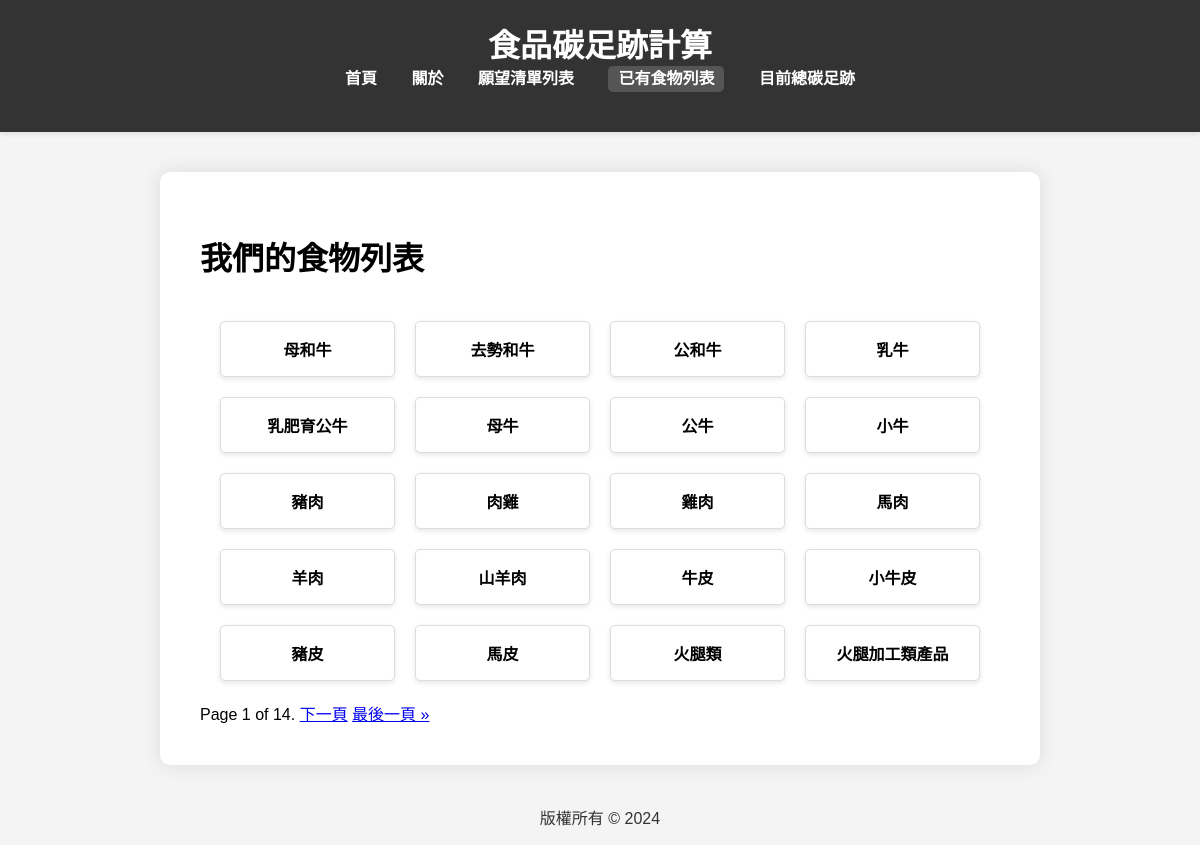
The app's page /migrate/food_list/ with its own data.
### migrate/models.py (models this page shows, shortened)
class Food(models.Model):
    UNIT_CHOICES = (
        ('kg', 'Kilogram'),  # 千克
        ('L', 'Liter'),      # 升
        ('枚', 'Pieces'),    # 枚，用于不规则计数的物品，如鸡蛋等
    )
    name = models.CharField(max_length=100)
    quantity = models.FloatField(validators=[MinValueValidator(0.01)])
    carbon_footprint = models.FloatField(validators=[MinValueValidator(0)])
    unit = models.CharField(max_length=10, choices=UNIT_CHOICES, default='kg')

### migrate/views.py (the view)
# urls.py: path('food_list/', views.food_list, name='food_list'),  # 新增这行
def food_list(request):
    foods = Food.objects.all()
    paginator = Paginator(foods, 20)  # 每页显示20个项目
    page_number = request.GET.get('page')
    page_obj = paginator.get_page(page_number)
    return render(request, 'food_list.html', {'page_obj': page_obj})

### migrate/templates/food_list.html (shortened to what this page needs)
{% extends "base.html" %}
{% block content %}
<h1>我們的食物列表</h1>
<div class="food-grid">
    {% for food in page_obj %}
    <div class="food-card">
        <p>{{ food.name }}</p>
    </div>
    {% endfor %}
</div>
<div class="pagination">
    <span class="step-links">
        <span class="current">
            Page {{ page_obj.number }} of {{ page_obj.paginator.num_pages }}.
        </span>
        {% if page_obj.has_next %}
            <a href="?page={{ page_obj.next_page_number }}">下一頁</a>
            <a href="?page={{ page_obj.paginator.num_pages }}">最後一頁 &raquo;</a>
        {% endif %}
    </span>
</div>
{% endblock %}

### migrate/templates/base.html (shortened to what this page needs)
<!DOCTYPE html>
<html>
<head>
    {% load static %}
    <link rel="stylesheet" type="text/css" href="{% static 'css/style.css' %}">
</head>
<body>
    <header>
        <h1>食品碳足跡計算</h1>
        <nav>
            <ul>
                <li><a href="{% url 'search_food' %}" class="{% if request.path == '/migrate/search/' %}active{% endif %}">首頁</a></li>
                <li><a href="{% url 'about' %}" class="{% if request.path == '/migrate/about/' %}active{% endif %}">關於</a></li>
                <li><a href="{% url 'view_wishlist' %}" class="{% if request.path == '/migrate/wishlist/' %}active{% endif %}">願望清單列表</a></li>
                <li><a href="{% url 'food_list' %}" class="{% if request.path == '/migrate/food_list/' %}active{% endif %}">已有食物列表</a></li>
                <li><a href="{% url 'total_carbon' %}" class="{% if request.path == '/migrate/total_carbon/' %}active{% endif %}">目前總碳足跡</a></li>
            </ul>
        </nav>
    </header>
    <main>
        {% block content %}
        {% endblock %}
    </main>
    <footer>
        <p>版權所有 © 2024</p>
    </footer>
</body>
</html>

### migrate/static/css/style.css (style rules this page uses)
body { font-family: Arial, sans-serif; background-color: #f4f4f4; margin: 0; padding: 0; }
header { background-color: #333; color: #fff; padding: 20px 0; text-align: center; box-shadow: 0 2px 5px rgba(0, 0, 0, 0.1); margin-bottom: 40px; }
header h1 { margin: 0; }
nav { margin-bottom: 20px; }
nav ul { list-style: none; padding: 0; margin: 0; text-align: center; }
nav ul li { display: inline; margin: 0 15px; }
nav ul li a { color: #fff; text-decoration: none; font-weight: bold; padding: 5px 0; line-height: 1; display: inline-block; vertical-align: bottom; }
nav ul li a.active { background-color: #555; color: #fff; border-radius: 5px; padding: 5px 10px; }
main { margin: 20px auto; padding: 40px; background-color: #fff; border-radius: 10px; box-shadow: 0 0 20px rgba(0, 0, 0, 0.1); max-width: 800px; }
footer { text-align: center; margin: 40px 0 0 0; color: #333; }
header { margin-bottom: 40px; }
.food-grid { display: grid; grid-template-columns: repeat(auto-fill, minmax(150px, 1fr)); gap: 20px; padding: 20px; }
.food-card { background: #fff; border: 1px solid #ddd; border-radius: 5px; padding: 15px; box-shadow: 0 2px 5px rgba(0, 0, 0, 0.1); text-align: center; }
.food-card p { margin: 0; font-size: 16px; font-weight: bold; }

### records on screen
Food: name "母和牛"
Food: name "去勢和牛"
Food: name "公和牛"
Food: name "乳牛"
Food: name "乳肥育公牛"
Food: name "母牛"
Food: name "公牛"
Food: name "小牛"
Food: name "豬肉"
Food: name "肉雞"
Food: name "雞肉"
Food: name "馬肉"
Food: name "羊肉"
Food: name "山羊肉"
Food: name "牛皮"
Food: name "小牛皮"
Food: name "豬皮"
Food: name "馬皮"
Food: name "火腿類"
Food: name "火腿加工類產品"

### other values on screen
{{ page_obj.number }} "1"
{{ page_obj.paginator.num_pages }} "14"
